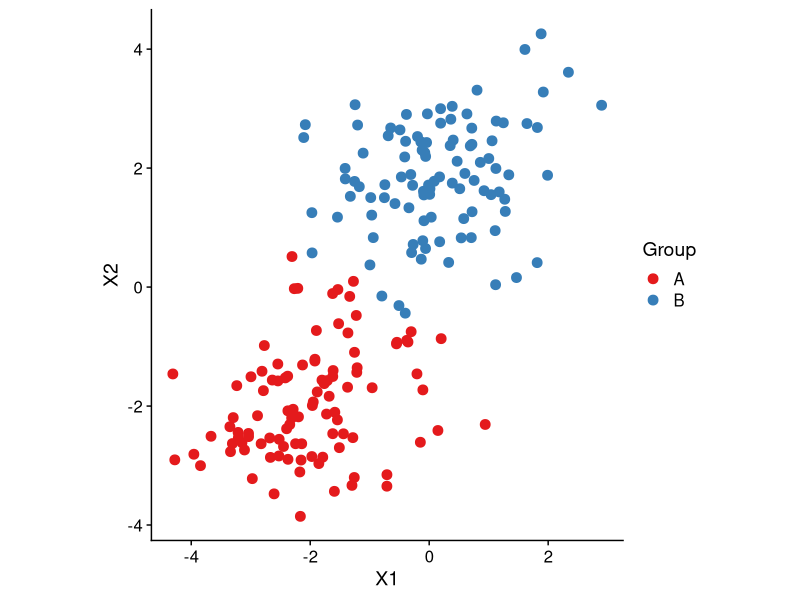
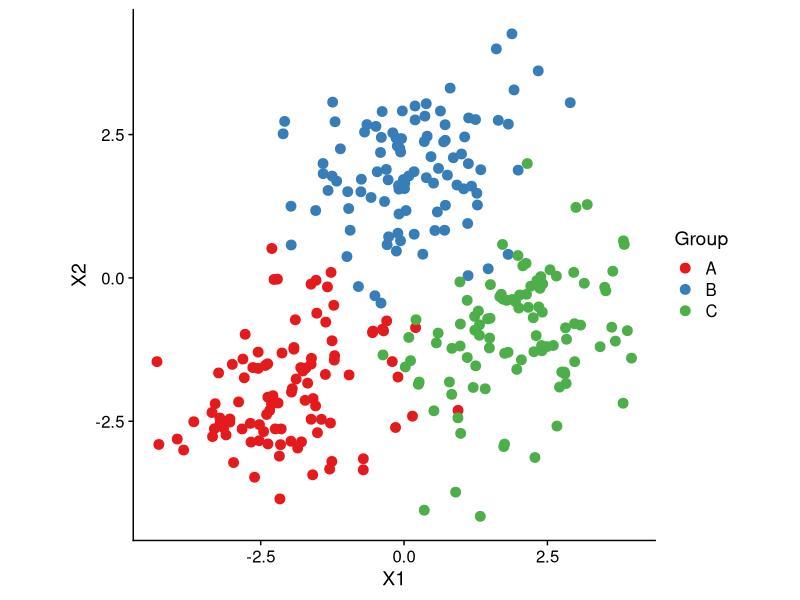

Generate these figures, in order, with R: (Note: this script raises an error after producing the figures.)
## ---- chunk 1
#| label: setup
#| echo: false
#| warning: false
#| message: false

library(tidyverse)
library(cowplot)

ggplot2::theme_set(theme_cowplot())
## ---- chunk 2
library(mvtnorm)

set.seed(347977)
n <- 100

sigma <- rbind(c(1.0, 0.3),
               c(0.3, 1.0))
G1 <- rmvnorm(n = n, mean = c(-2, -2), sigma = sigma)
G2 <- rmvnorm(n = n, mean = c(0, 2), sigma = sigma)
G <- data.frame(rbind(G1, G2))

SD2 <- data.frame(Group = factor(rep(LETTERS[1:2], each = n)),
                 G)

ggplot(SD2, aes(X1, X2, color = Group)) +
  geom_point(size = 3) +
  coord_equal() +
  scale_color_brewer(type = "qual", palette = "Set1")
## ---- chunk 3
set.seed(347977)
n <- 100

sigma <- rbind(c(1.0, 0.3),
               c(0.3, 1.0))
G1 <- rmvnorm(n = n, mean = c(-2, -2), sigma = sigma)
G2 <- rmvnorm(n = n, mean = c(0, 2), sigma = sigma)
G3 <- rmvnorm(n = n, mean = c(2, -1), sigma = sigma)
G <- data.frame(rbind(G1, G2, G3))

SD3 <- data.frame(Group = factor(rep(LETTERS[1:3], each = n)),
                 G)

ggplot(SD3, aes(X1, X2, color = Group)) +
  geom_point(size = 3) +
  coord_equal() +
  scale_color_brewer(type = "qual", palette = "Set1")

write_rds(SD2, file = "Data/SD2.rds")
write_rds(SD3, file = "Data/SD3.rds")
